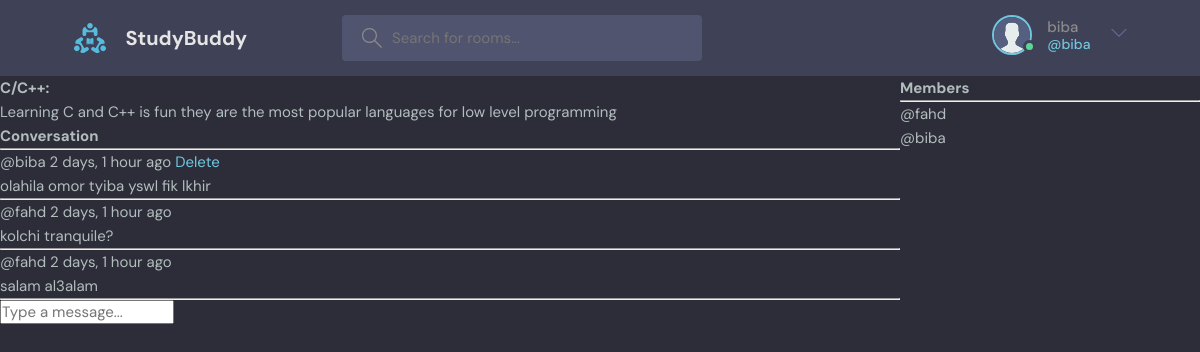
Page /room/7/ (signed in) on the committed database.
### base/models.py (models this page shows, shortened)
class Room(models.Model):
    members = models.ManyToManyField(User, related_name='members', blank=True)
    host = models.ForeignKey(User, on_delete=models.SET_NULL, null=True)
    topic = models.ForeignKey(Topic, on_delete=models.SET_NULL, null=True)
    name = models.CharField(max_length=200)
    description = models.TextField(null=True, blank=True)
    updated = models.DateTimeField(auto_now=True)
    created = models.DateTimeField(auto_now_add=True)
    class Meta:
        ordering = ['-updated', '-created']

class Message(models.Model):
    user = models.ForeignKey(User ,on_delete=models.CASCADE)
    room = models.ForeignKey(Room, on_delete=models.CASCADE)
    body = models.TextField()
    updated = models.DateTimeField(auto_now=True)
    created = models.DateTimeField(auto_now_add=True)
    class Meta:
        ordering = ['-updated', '-created']

### base/views.py (the view, shortened to what this page needs)
# urls.py: path('room/<str:pk>/', views.room, name='room'),
def room(request, pk):
    room = Room.objects.get(id=pk)
    msgs = room.message_set.all()
    members = room.members.all()
    context = {'room':room, 'msgs':msgs, 'members':members}
    return render(request, 'base/room.html', context)

### base/templates/base/room.html (shortened to what this page needs)
{% extends 'main.html' %}
{% block content %}
<div class="room-container">
    <div>
        <h1>{{room.name}}:</h1>
        <p>{{room.description}}</p>
        <div class="comment-wrapper">
            <h3>Conversation</h3>
            <hr>
            {% for msg in msgs %}
            <div>
                <small>@{{msg.user}}  {{msg.created|timesince}} ago </small>
                {% if msg.user == request.user or request.user == room.host %}
                <a href="{% url 'delete-msg' msg.id %}">Delete</a>
                {% endif %}
                <p>{{msg.body}}</p>
                <hr>
            </div>
            {% endfor %}
        </div>
        {% if request.user.is_authenticated and request.user in members %}
        <div class='comment-form'>
            <form method="POST" action="">
                <input type="text" name="body" placeholder="Type a message..." />
            </form>
        </div>
        {% endif %}
    </div>
    <div>
        <h3>Members</h3>
        <hr>
        {% for member in members %}
        <div>
            <small>@{{member}}</small>
        </div>
        {% endfor %}
    </div>
</div>
{% endblock content %}

### templates/navbar.html (shortened to what this page needs)
{% load static %}
<header class="header header--loggedIn">
    <div class="container">
      <a href="{% url 'home' %}" class="header__logo">
        <img src="{% static 'images/logo.svg' %}" />
        <h1>StudyBuddy</h1>
      </a>
      <form class="header__search" method='GET' action="{% url 'home' %}" >
        <label>
          <input name='q' placeholder="Search for rooms..." />
        </label>
      </form>
      <nav class="header__menu">
        {% if request.user.is_authenticated %}
        <div class="header__user">
          <a href="profile.html">
            <div class="avatar avatar--medium active">
              <img src="{% static 'images/avatar.svg' %}" />
            </div>
            <p>{{request.user}} <span>@{{request.user.username}}</span></p>
          </a>
          <button class="dropdown-button">
            <svg version="1.1" xmlns="http://www.w3.org/2000/svg" width="32" height="32" viewBox="0 0 32 32">
              <title>chevron-down</title>
              <path d="M16 21l-13-13h-3l16 16 16-16h-3l-13 13z"></path>
            </svg>
          </button>
        </div>
        {% else %}
        <a href="{% url 'login' %}">
          <img src="./assets/avatar.svg" />
          <p>Login</p>
        </a>
        {% endif %}
      </nav>
    </div>
  </header>

### static/styles/style.css (style rules this page uses)
:root { --color-main: #71c6dd; --color-main-light: #e1f6fb; --color-dark: #3f4156; --color-dark-medium: #51546e; --color-dark-light: #696d97; --color-light: #e5e5e5; --color-gray: #8b8b8b; --color-light-gray: #b2bdbd; --color-bg: #2d2d39; --color-success: #5dd693; --color-error: #fc4b0b; }
* { font-family: "DM Sans", -apple-system, BlinkMacSystemFont, "Segoe UI", Roboto, Oxygen, Ubuntu, Cantarell, "Open Sans", "Helvetica Neue", sans-serif; margin: 0; padding: 0; box-sizing: border-box; text-rendering: optimizeLegibility; font-size: inherit; }
html { font-size: 56.25%; }
@media only screen and (min-width: 1200px) { html { font-size: 62.5%; } }
body { line-height: 1.6; font-weight: 400; font-size: 1.5rem; color: var(--color-light-gray); background-color: var(--color-bg); min-height: 100vh; }
img { width: 100%; }
a { display: inline-block; color: var(--color-main); text-decoration: none; }
.container { max-width: 120rem; width: 90%; margin: auto; }
.avatar { position: relative; display: inline-block; border-radius: 50%; border: 2px solid var(--color-main); }
.avatar img { display: block; border-radius: 50%; object-fit: cover; object-position: center; }
.avatar::after { content: ""; display: block; position: absolute; background-color: var(--color-gray); z-index: 111; border-radius: 50%; border: 0.3rem solid var(--color-dark); }
.avatar.active::after { background-color: var(--color-success); }
.avatar.avatar--medium img { width: 3.6rem; height: 3.6rem; border-radius: 50%; }
.avatar.avatar--medium:after { width: 0.7rem; height: 0.7rem; bottom: 0px; right: -6px; }
.header { padding: 1.5rem; background-color: var(--color-dark); }
.header > .container { display: flex; gap: 9.5rem; }
.header__logo, .header__user { display: flex; gap: 2rem; align-items: center; }
.header__logo > img { height: 3.2rem; width: 3.2rem; }
.header__logo > h1 { font-weight: 700; font-size: 2rem; color: var(--color-light); }
.header__search > label { background-color: var(--color-dark-medium); padding: 1.3rem 1rem; display: flex; align-items: center; gap: 1rem; border-radius: 4px; }
.header__search svg { fill: var(--color-gray); width: 2rem; height: 2rem; margin-left: 1rem; }
.header__search input { width: 30rem; background: transparent; border: none; outline: none; color: var(--color-light); }
.header__menu { margin-left: auto; position: relative; }
.header__menu a { display: flex; gap: 1.5rem; align-items: center; font-weight: 500; text-decoration: none; color: var(--color-gray); }
.header__menu img { height: 3.6rem; }
.header__menu p { line-height: 1.2; }
.header__menu span { color: var(--color-main); font-weight: 500; font-size: 1.4rem; display: block; }
.header__menu svg { width: 1.6rem; height: 1.6rem; fill: var(--color-dark-light); }
.dropdown-button { background: transparent; border: 0; outline: 0; cursor: pointer; }

### base/templates/base/room.html (style rules this page uses)
.room-container { display: grid; grid-template-columns: 3fr 1fr; }

### rows in the picture
Room: name "C/C++", description "Learning C and C++ is fun they are the most popular languages for low level programming"
Message: user "biba", created "2 days, 1 hour", shows "Delete", body "olahila omor tyiba yswl fik lkhir"
Message: user "fahd", created "2 days, 1 hour", body "kolchi tranquile?"
Message: user "fahd", created "2 days, 1 hour", body "salam al3alam"

### other values in the picture
{{ request.user }} "biba"
{{ request.user.username }} "biba"
{{ member }} "fahd"
{{ member }} "biba"
